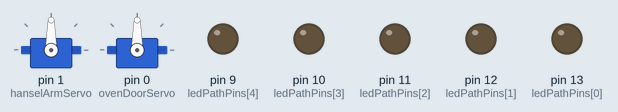
This sketch was run on a simulated Arduino Uno, built with avr-gcc and run on an emulated ATmega328P. Shown: 2 × servo, output pins drawn as LEDs (lit = HIGH).

Above: at 0.1 s.
At 0.35 s:
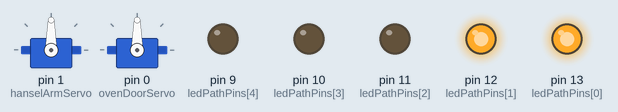
At 0.55 s:
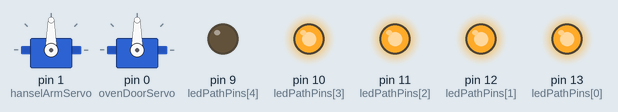
At 1.0 s:
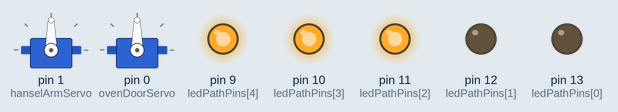
At 2.02 s:
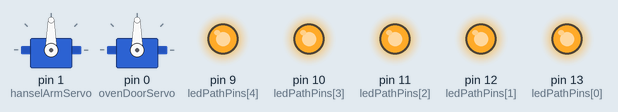
At 2.85 s:
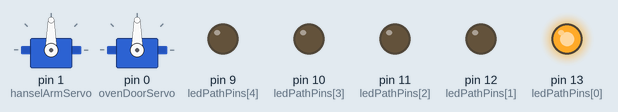
Timing chart, 0 to 3.1 s (numbered marks = the images above):
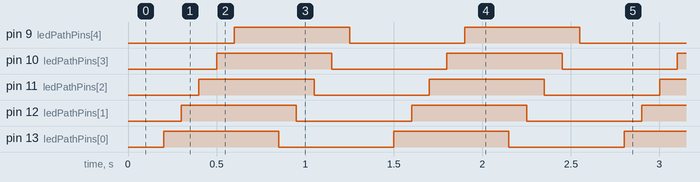

Measured:
- by itself, pin 9 (ledPathPins[4]), pin 10 (ledPathPins[3]), pin 11 (ledPathPins[2]), pin 12 (ledPathPins[1]), pin 13 (ledPathPins[0]): alternates HIGH for 0.65 s and LOW for 0.65 s
- by itself, everything shown: repeats every 1.3 s, in 10 steps

The sketch:

MT_Project2.ino
```cpp
/*
   Hansel & Gretel
   Team Name: Sisters Grimm
   Team Members: Leah and Lizzie
   Description: button and servo program
*/

//Servo Code Library
#include <Servo.h>
#define numberOfLights 5

const int ledPathPins[] = {13, 12, 11, 10, 9};  // number of Path LED pins
int ledPathPinState[numberOfLights];      // LED pin states
long int changeTime[numberOfLights];
int flashRate[numberOfLights];
long flashChange;                 // how often to change the flashing patterns

const int ledFire = 8;              // the number of the fire LED pin
int ledPireState = LOW;             // state of the fire led

const int cageSwitchPin = 7;          // the numbers of the switch pins
const int gretelOvenSwitchPin = 6;
const int witchOvenSwitchPin = 5;
int cageSwitchState;              // states of the switches
int gretelOvenSwitchState;
int witchOvenSwitchState;

Servo hanselArmServo;             // servo varible initialization
Servo ovenDoorServo;
//const int hanselArmServoPin = 1;        // the numbers of the servo pins
//const int ovenDoorServoPin = 0;

bool witchAtCage = false;           // booleans to state if the characters are on/off the switches
bool witchAtOven = false;
bool gretelAtOven = false;


// -------------------- set up --------------------

void setup(){
  // LED setup
  for(int i = 0; i < numberOfLights; i++) {
    pinMode(ledPathPins[i], OUTPUT);
    changeTime[0] = millis() + 200;
    changeTime[1] = millis() + 300;
  changeTime[2] = millis() + 400;
    changeTime[3] = millis() + 500;
    changeTime[4] = millis() + 600;
    ledPathPinState[i] = LOW;
  }
  setFlashTime();


  // switch setup
  pinMode (cageSwitchPin, INPUT);
  pinMode (gretelOvenSwitchPin, INPUT);
  pinMode (witchOvenSwitchPin, INPUT);

  // servo setup
  hanselArmServo.attach(1);             // attaches the Hansel servo on pin 1
  ovenDoorServo.attach(0);              // attaches the oven door servo on pin 0
}


// -------------------- pseudocode --------------------

// Witch is placed on the Cage Switch
  // Cage Switch triggers Hansel Arm Servo to move ~100 degrees
  // Cage Switch triggers LED Path to light
    // LED Path has the lights turning on from the cage to the oven, 1-2 on at a time
    //(Stretch: Witch leaves Cage Switch, Hansel Arm Servo goes back to original state)

// Witch & Gretel placed on Oven Switch
  // Oven Switch triggers Oven Door Servo to move ~<180 degrees
  // Oven Switch triggers LED Path to turn off
  // Oven Switch triggers LED Fire to turn on

// Witch is placed inside the oven
  // No Witch on Oven Switch, oven door closes oven after 10-15 seconds(?)


// -------------------- functions --------------------

// led Path
void ledPath() {
  for (int i = 0; i < numberOfLights; i++) {
    if(changeTime[i] <= millis()) {
      ledPathPinState[i] = ~ledPathPinState[i];
      digitalWrite(ledPathPins[i], ledPathPinState[i]);
      changeTime[i] = millis() + flashRate[i];
    }
  }
  if(flashChange <= millis()) setFlashTime();
}

// servo movement
void hanselArmMove() {
  if (digitalRead(cageSwitchPin) == HIGH) {
    hanselArmServo.write(100);        // degrees not final. please test!
  } else {
    hanselArmServo.write(0);
  }
}

void ovenDoorOpen() {
  if (digitalRead(gretelOvenSwitchPin && witchOvenSwitchPin) == HIGH) {
    ovenDoorServo.write(180); // degrees not final. please test!
  } else {
    ovenDoorServo.write(0);
  }
}


// -------------------- loop --------------------

void loop(){
  ledPath();
}


// -------------------- LED Path Flash Timing --------------------

void setFlashTime(){
    for(int i= 0; i<numberOfLights; i++){
      flashRate[i] = 650;
    }
  flashChange = millis() + 2000;  // next time to change pattern
}
```
